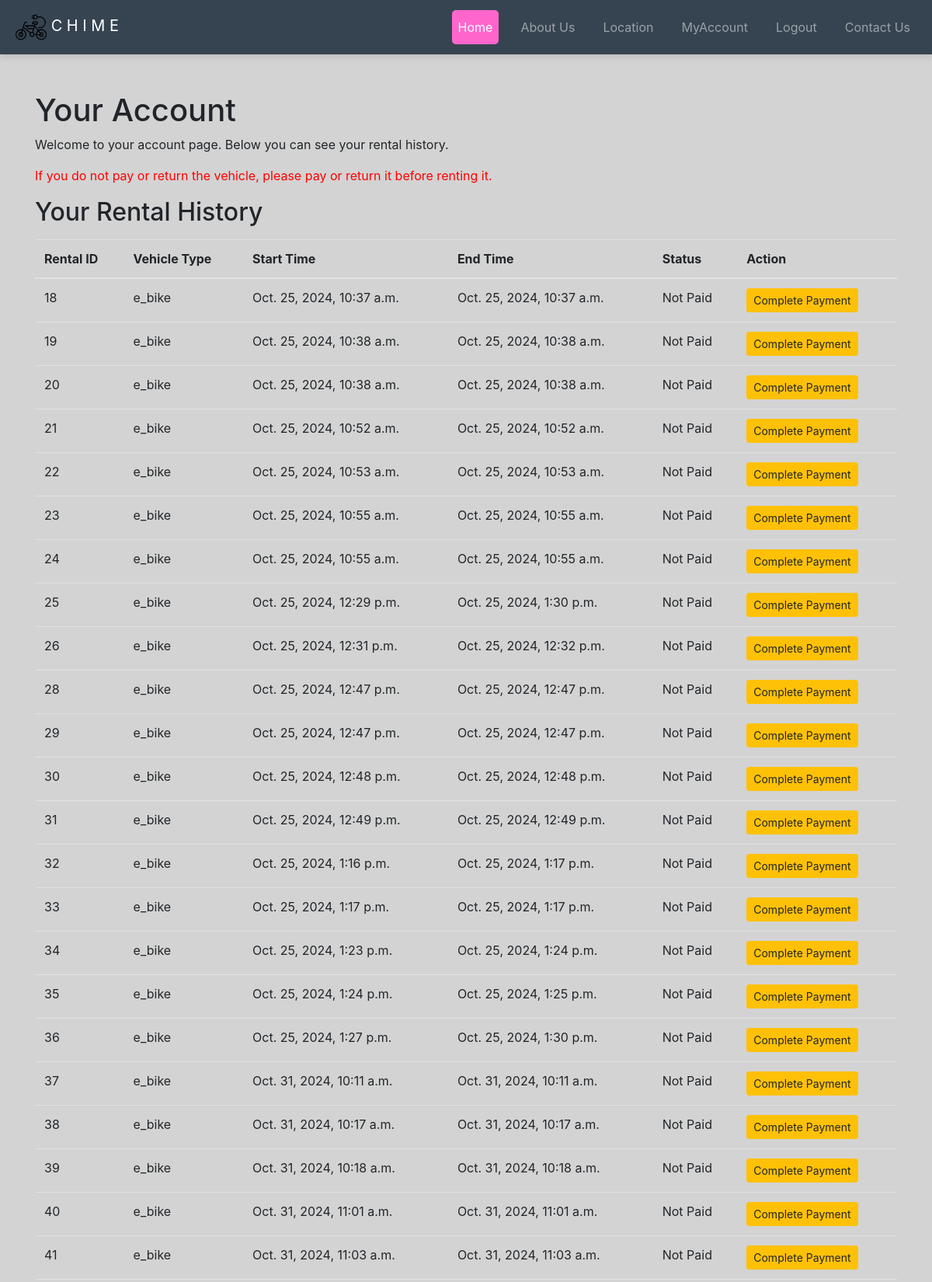
The page /account.html (signed in, upper part) on the database its author committed.
### carrent/models.py (models this page shows, shortened)
class Rental(models.Model):
    rentalID = models.AutoField(primary_key=True)
    vehicle = models.ForeignKey(Vehicle, on_delete=models.CASCADE)
    customer = models.ForeignKey('auth.User', on_delete=models.CASCADE, related_name='rentals')
    startTime = models.DateTimeField(auto_now_add=True)
    endTime = models.DateTimeField(null=True, blank=True)
    startlocation = models.ForeignKey(Location, on_delete=models.CASCADE, null=True, related_name='start_rentals')
    endlocation = models.ForeignKey(Location, on_delete=models.CASCADE, null=True, related_name='end_rentals')

class Vehicle(models.Model):
    vehicleID = models.AutoField(primary_key=True)
    TYPE_CHOICES = [
        ('e_bike', 'Electric Bike'),
        ('scooter', 'Electric Scooter'),
    ]
    type = models.CharField(max_length=50, choices=TYPE_CHOICES)
    batteryStatus = models.FloatField()
    location = models.ForeignKey(Location, on_delete=models.SET_NULL, null=True)
    isDefective = models.BooleanField(default=False)
    cost_per_minute = models.DecimalField(max_digits=5, decimal_places=2, default=0.2)
    position_x=models.FloatField()
    position_y=models.FloatField()
    range = models.FloatField()

### carrent/views.py (the view)
# urls.py: path("account.html",views.account,name='account'),
def account(request):
    rentals = Rental.objects.filter(customer=request.user)
    return render(request, 'account.html', {'rentals': rentals})

### templates/account.html (shortened to what this page needs)
<!DOCTYPE html>
<html lang="en">
<head>
    <link rel="stylesheet" href="https://stackpath.bootstrapcdn.com/bootstrap/4.5.2/css/bootstrap.min.css">
</head>
<body>
    <nav class="navbar navbar-expand-lg navbar-dark">
        <a class="navbar-brand" href="index.html">
            <img alt="Chime Logo" height="40" id="chime-logo" src="../static/images/images/bike.jpg" width="40" />
            <span class="text-white text-2xl font-bold">C H I M E</span>
        </a>
        <div class="collapse navbar-collapse" id="navbarNav">
            <ul class="navbar-nav ml-auto">
                <li class="nav-ul-li-a">
                    <a class="nav-link active" href="index.html">
                        Home
                    </a>
                </li>
                <li class="nav-item">
                    <a class="nav-link" href="about.html">
                        About Us
                    </a>
                </li>
                {% if user.is_authenticated %}
                <li class="nav-item">
                    <a class="nav-link" href="map.html">
                        Location
                    </a>
                </li>
                {% else %}
                <li class="nav-item">
                    <a class="nav-link" href="login.html">
                        Location
                    </a>
                </li>
                {% endif %}
                {% if user.is_authenticated %}
                <li class="nav-item">
                    <a class="nav-link" href="account.html">
                        MyAccount
                    </a>
                </li>
                {% endif %}
                {% if user.is_authenticated %}
                <li class="nav-item">
                    <a class="nav-link" href="{% url 'logout' %}">
                        Logout
                    </a>
                </li>
                {% endif %}
                <li class="nav-item">
                    <a class="nav-link" href="contact_us.html">
                        Contact Us
                    </a>
                </li>
            </ul>
        </div>
    </nav>
    <div class="container">
        <h1 class="mt-5">Your Account</h1>
        <p>Welcome to your account page. Below you can see your rental history.</p>
        <p style="color: red;">If you do not pay or return the vehicle, please pay or return it before renting it.</p>
        <h2>Your Rental History</h2>
        <table class="table mt-3">
            <thead>
                <tr>
                    <th>Rental ID</th>
                    <th>Vehicle Type</th>
                    <th>Start Time</th>
                    <th>End Time</th>
                    <th>Status</th>
                    <th>Action</th>
                </tr>
            </thead>
            <tbody>
            {% for rental in rentals %}
            <tr>
                <td>{{ rental.rentalID }}</td>
                <td>{{ rental.vehicle.type }}</td>
                <td>{{ rental.startTime }}</td>
                <td>{{ rental.endTime }}</td>
                <td>
                    {% if rental.payment and rental.payment.is_paid %}
                    Paid
                    {% else %}
                    Not Paid
                    {% endif %}
                </td>
                <td>
                    {% if rental.payment and rental.payment.is_paid %}
                    <a href="{% url 'rental_detail' rental.rentalID %}" class="btn btn-primary btn-sm">View Details</a>
                    {% elif rental.endTime %}
                    <a href="{% url 'pay' rental.rentalID %}" class="btn btn-warning btn-sm">Complete Payment</a>
                    {% else %}
                    <a href="{% url 'moving' rental.rentalID %}" class="btn btn-warning btn-sm">Continue Rental</a>
                    {% endif %}
                </td>
            </tr>
            {% endfor %}
            </tbody>
        </table>
    </div>
</body>
</html>

### templates/account.html (style rules this page uses)
body { background-color: lightgrey; }
.navbar { background-color: #364451; padding: 10px 20px; box-shadow: 0 4px 8px rgba(0, 0, 0, 0.1); }
.navbar-nav { margin-left: auto; }
.navbar ul li a { color: white; text-decoration: none; font-size: 16px; }
.nav-item { margin-left: 20px; }
.nav-link { color: black; font-size: 16px; padding: 10px 15px; border-radius: 5px; transition: background-color 0.8s; }
.nav-link.active { background-color: #FF66CC; color: white; }

### rows shown on the page
Rental: rentalID "18", vehicle.type "e_bike", startTime "Oct. 25, 2024, 10:37 a.m.", endTime "Oct. 25, 2024, 10:37 a.m.", shows "Not Paid", shows "Complete Payment"
Rental: rentalID "19", vehicle.type "e_bike", startTime "Oct. 25, 2024, 10:38 a.m.", endTime "Oct. 25, 2024, 10:38 a.m.", shows "Not Paid", shows "Complete Payment"
Rental: rentalID "20", vehicle.type "e_bike", startTime "Oct. 25, 2024, 10:38 a.m.", endTime "Oct. 25, 2024, 10:38 a.m.", shows "Not Paid", shows "Complete Payment"
Rental: rentalID "21", vehicle.type "e_bike", startTime "Oct. 25, 2024, 10:52 a.m.", endTime "Oct. 25, 2024, 10:52 a.m.", shows "Not Paid", shows "Complete Payment"
Rental: rentalID "22", vehicle.type "e_bike", startTime "Oct. 25, 2024, 10:53 a.m.", endTime "Oct. 25, 2024, 10:53 a.m.", shows "Not Paid", shows "Complete Payment"
Rental: rentalID "23", vehicle.type "e_bike", startTime "Oct. 25, 2024, 10:55 a.m.", endTime "Oct. 25, 2024, 10:55 a.m.", shows "Not Paid", shows "Complete Payment"
Rental: rentalID "24", vehicle.type "e_bike", startTime "Oct. 25, 2024, 10:55 a.m.", endTime "Oct. 25, 2024, 10:55 a.m.", shows "Not Paid", shows "Complete Payment"
Rental: rentalID "25", vehicle.type "e_bike", startTime "Oct. 25, 2024, 12:29 p.m.", endTime "Oct. 25, 2024, 1:30 p.m.", shows "Not Paid", shows "Complete Payment"
Rental: rentalID "26", vehicle.type "e_bike", startTime "Oct. 25, 2024, 12:31 p.m.", endTime "Oct. 25, 2024, 12:32 p.m.", shows "Not Paid", shows "Complete Payment"
Rental: rentalID "28", vehicle.type "e_bike", startTime "Oct. 25, 2024, 12:47 p.m.", endTime "Oct. 25, 2024, 12:47 p.m.", shows "Not Paid", shows "Complete Payment"
Rental: rentalID "29", vehicle.type "e_bike", startTime "Oct. 25, 2024, 12:47 p.m.", endTime "Oct. 25, 2024, 12:47 p.m.", shows "Not Paid", shows "Complete Payment"
Rental: rentalID "30", vehicle.type "e_bike", startTime "Oct. 25, 2024, 12:48 p.m.", endTime "Oct. 25, 2024, 12:48 p.m.", shows "Not Paid", shows "Complete Payment"
Rental: rentalID "31", vehicle.type "e_bike", startTime "Oct. 25, 2024, 12:49 p.m.", endTime "Oct. 25, 2024, 12:49 p.m.", shows "Not Paid", shows "Complete Payment"
Rental: rentalID "32", vehicle.type "e_bike", startTime "Oct. 25, 2024, 1:16 p.m.", endTime "Oct. 25, 2024, 1:17 p.m.", shows "Not Paid", shows "Complete Payment"
Rental: rentalID "33", vehicle.type "e_bike", startTime "Oct. 25, 2024, 1:17 p.m.", endTime "Oct. 25, 2024, 1:17 p.m.", shows "Not Paid", shows "Complete Payment"
Rental: rentalID "34", vehicle.type "e_bike", startTime "Oct. 25, 2024, 1:23 p.m.", endTime "Oct. 25, 2024, 1:24 p.m.", shows "Not Paid", shows "Complete Payment"
Rental: rentalID "35", vehicle.type "e_bike", startTime "Oct. 25, 2024, 1:24 p.m.", endTime "Oct. 25, 2024, 1:25 p.m.", shows "Not Paid", shows "Complete Payment"
Rental: rentalID "36", vehicle.type "e_bike", startTime "Oct. 25, 2024, 1:27 p.m.", endTime "Oct. 25, 2024, 1:30 p.m.", shows "Not Paid", shows "Complete Payment"
Rental: rentalID "37", vehicle.type "e_bike", startTime "Oct. 31, 2024, 10:11 a.m.", endTime "Oct. 31, 2024, 10:11 a.m.", shows "Not Paid", shows "Complete Payment"
Rental: rentalID "38", vehicle.type "e_bike", startTime "Oct. 31, 2024, 10:17 a.m.", endTime "Oct. 31, 2024, 10:17 a.m.", shows "Not Paid", shows "Complete Payment"
Rental: rentalID "39", vehicle.type "e_bike", startTime "Oct. 31, 2024, 10:18 a.m.", endTime "Oct. 31, 2024, 10:18 a.m.", shows "Not Paid", shows "Complete Payment"
Rental: rentalID "40", vehicle.type "e_bike", startTime "Oct. 31, 2024, 11:01 a.m.", endTime "Oct. 31, 2024, 11:01 a.m.", shows "Not Paid", shows "Complete Payment"
Rental: rentalID "41", vehicle.type "e_bike", startTime "Oct. 31, 2024, 11:03 a.m.", endTime "Oct. 31, 2024, 11:03 a.m.", shows "Not Paid", shows "Complete Payment"
